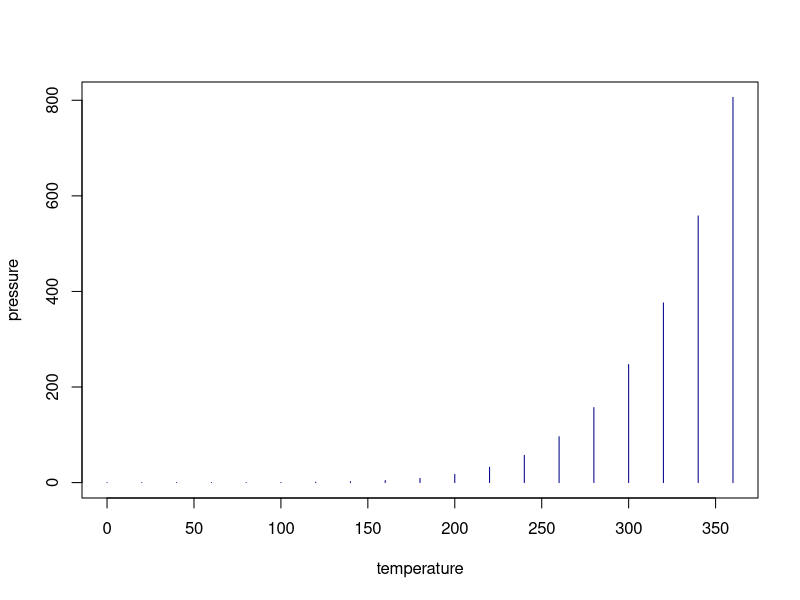

Recreate this plot in R.
## ---- chunk 1
knitr::opts_chunk$set(echo = TRUE)
## ---- chunk 2
summary(cars)
## ---- chunk 3
plot(pressure, type = "h", col = "darkblue")
